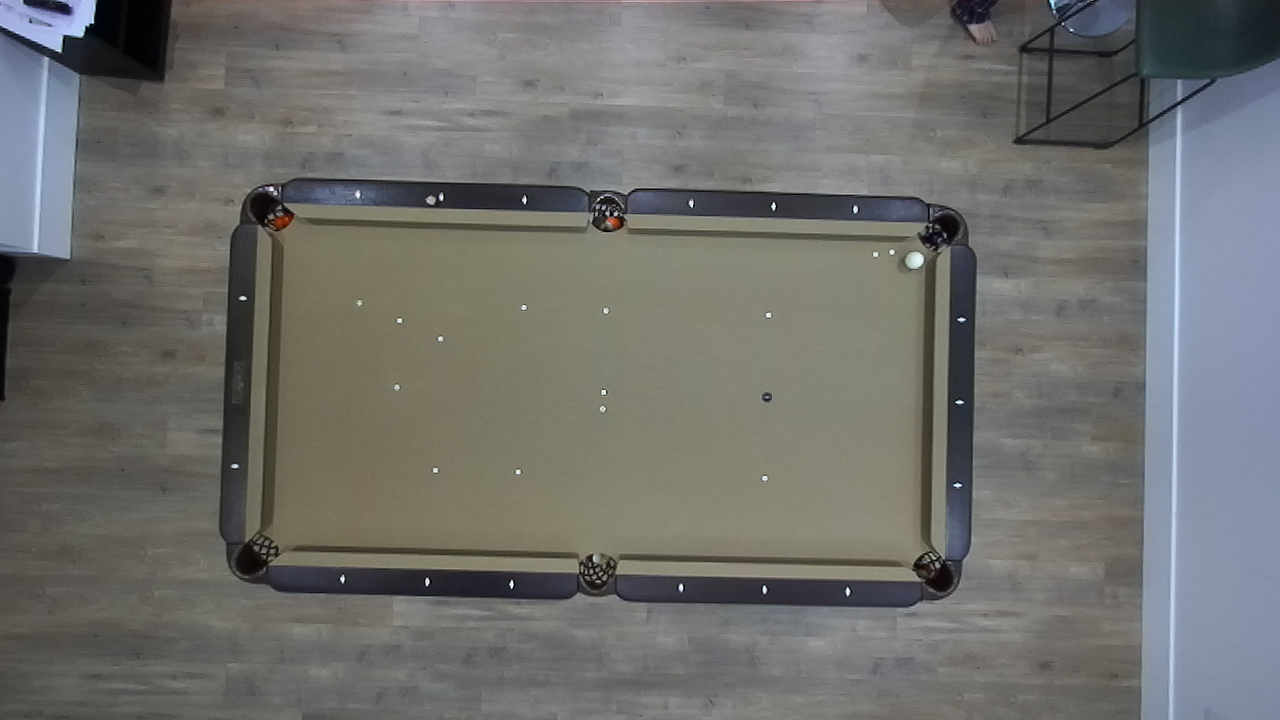
#> input picture tango/img/balls-1-03.png, 1280 x 720 px
$ python main.py
#> lines starting #> are read from the running program, lines starting #| are printed output that depends on the picture
import cv2
import numpy as np
img = cv2.imread('img/balls-1-03.png')
#> img is the input picture: shape (720, 1280, 3); mean B, G, R 109.1, 112, 111.7
gray = cv2.cvtColor(img, cv2.COLOR_BGR2GRAY)
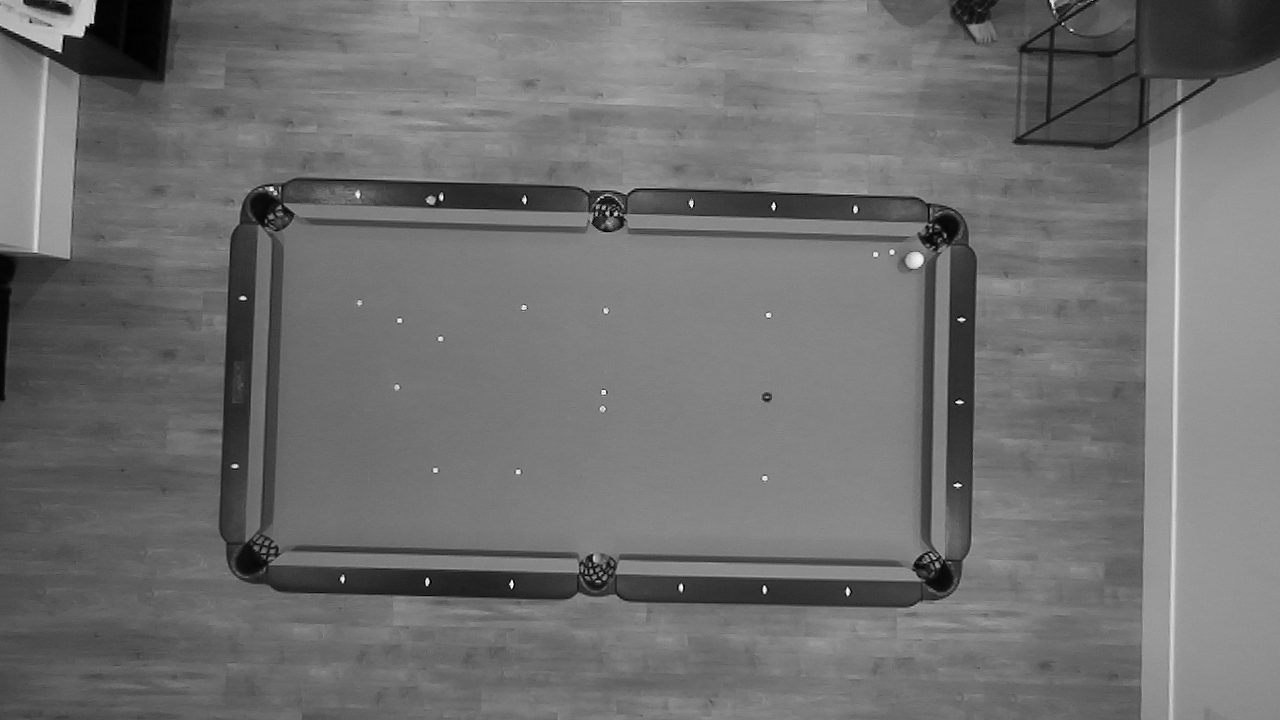
#> gray: shape (720, 1280); min 0, max 255, mean 111.6
cv2.imshow('img', gray)
num = 0
img_blue = cv2.GaussianBlur(gray, (3,3), 0)

cv2.imshow('idd', img_blue)


edge = cv2.Canny(image=img_blue, threshold1=100, threshold2=200)
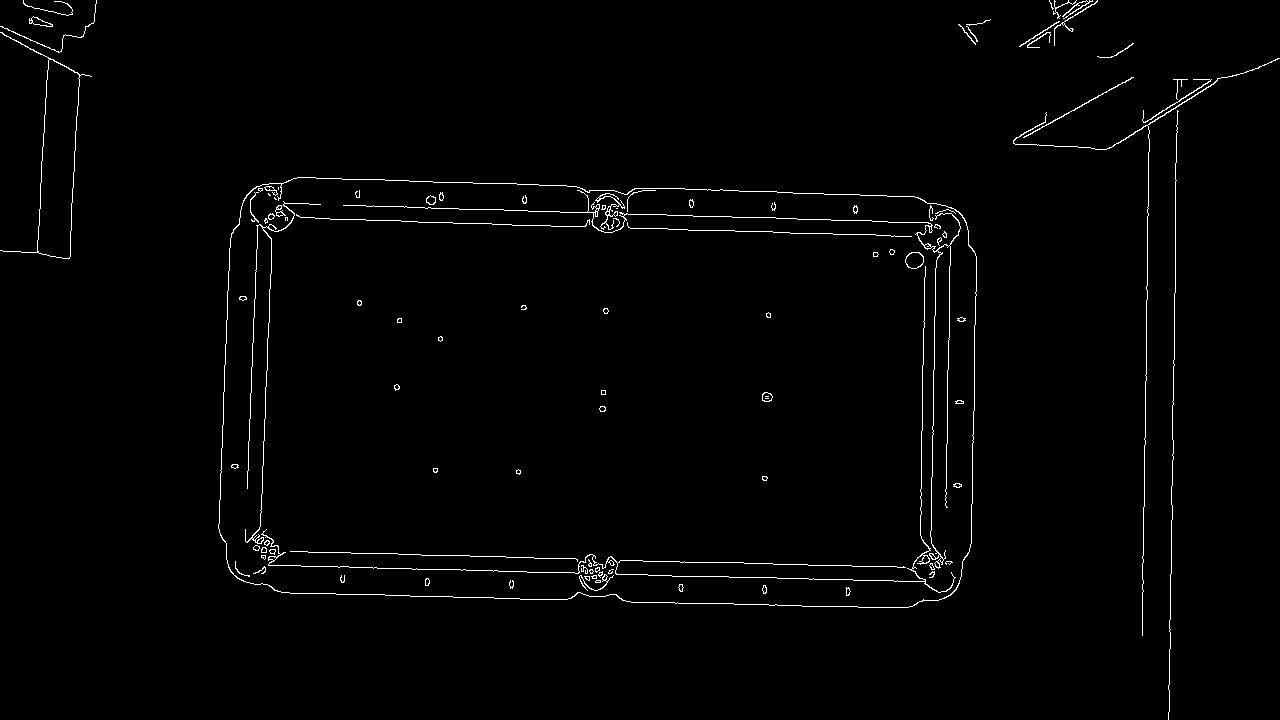
#> edge: shape (720, 1280); 1.3% white in thin lines or dots

cv2.imshow('img', edge)


detected_circle = cv2.HoughCircles(edge, cv2.HOUGH_GRADIENT,1,20,
                            param1=50,param2=20,minRadius=0,maxRadius=16 )
#> detected_circle = [[914.5, 260.5, 8.2]]

if detected_circle is not None:
    for pt in detected_circle[0, :]:
        a, b, r = pt[0], pt[1], pt[2]
        if r > 2 and r < 16.1:
            print('radus', r, a, b)
            img2 = img.copy()
            cv2.imshow('111', img)

            cv2.circle(img2, (int(a), int(b)), int(r), (0, 255, 0), 2)

            # Draw a small circle (of radius 1) to show the center.
            # cv2.circle(img2, (a, b), 1, (0, 0, 255), 3)
            cv2.imshow("Detected Circle", img2)
            # cv2.imshow('img', gray_blurred)
            cv2.waitKey(0)
#> this loop made 1 pass
#| radus 8.2 914.5 260.5


# [28 lines of commented-out code are left out]

cv2.waitKey(0)
